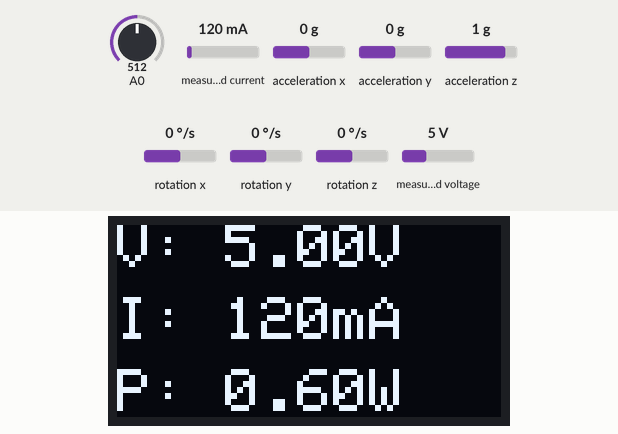
The sketch below on a simulated ESP8266 (NodeMCU). Parts: 128×64 one-colour display. The inputs (shaded band) are chosen by the test bench; at power-on: measured current 120 mA, measured voltage 5 V, A0 = 512, acceleration x 0 g, acceleration y 0 g, acceleration z 1 g, rotation x 0 °/s, rotation y 0 °/s, rotation z 0 °/s. What the sketch prints to the serial monitor is not drawn.

Above: at 7.2 s.
7.3 s: measured current set to 0 mA
At 9.1 s:
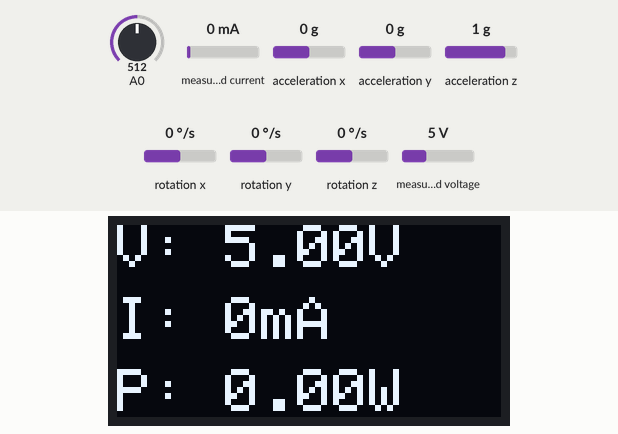
9.7 s: measured voltage set to 0.3 V
At 11.5 s:
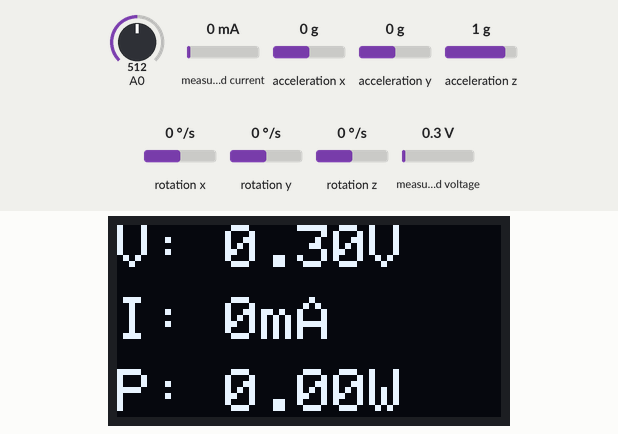
11.8 s: measured current set to 40 mA
At 12.8 s:
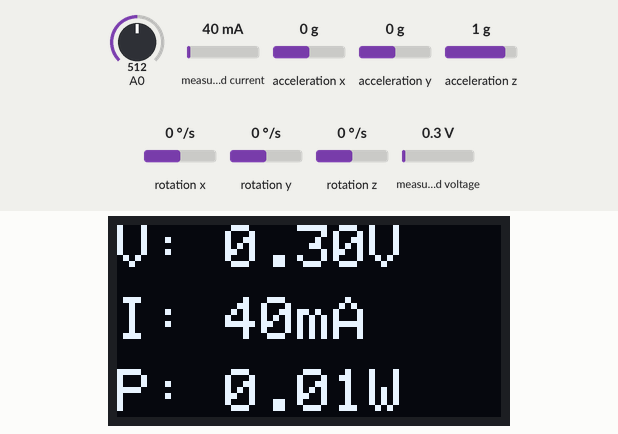
13.9 s: measured voltage set to 3.8 V
At 15.3 s:
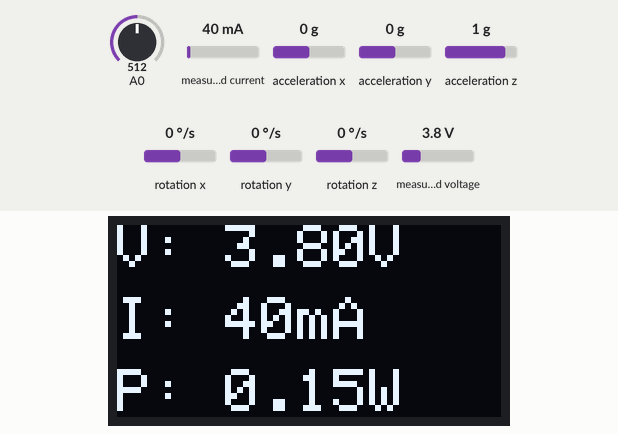
Timing chart, 0 to 16.9 s (numbered marks = the images above; inputs shaded):
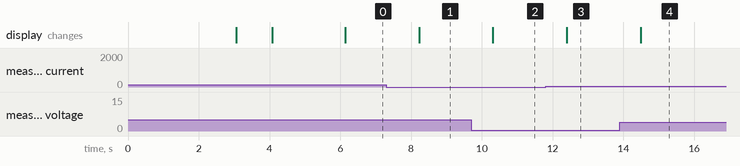

The sketch:

Basic_sensor_module.ino
```cpp
/*********
 Electric (EV) & Autonomous vehicle (AV) module kit
 By FABLab Bangkok
*********/

#include <Wire.h>
#include <Adafruit_INA219.h>
#include <Adafruit_GFX.h>
#include <Adafruit_SSD1306.h>
#include <MPU6050.h>

#define light 2                     // analog pin header of light sensor
const float ADC_REF_VOLTAGE = 5.0;  // Reference voltage (adjust if 3.3V)
const int ADC_RESOLUTION = 4095;    // For 12-bit ADC
Adafruit_INA219 ina219;             // Battery monitoring sensor
//---------------------------------------------------------------------------
MPU6050 mpu;                           // IMU sensor
int16_t axr, ayr, azr, gxr, gyr, gzr;  // Setup IMU variable
// Choose full-scale ranges and matching scale constants
//  Accel: 0=±2g, 1=±4g, 2=±8g, 3=±16g
//  Gyro : 0=±250, 1=±500, 2=±1000, 3=±2000 °/s

const uint8_t ACCEL_RANGE = 1;  // ±4g
const uint8_t GYRO_RANGE = 1;   // ±500 dps

// Scale factors (LSB per unit) for the chosen ranges:
const float ACC_SCALE = 8192.0f;  // LSB/g for ±4g
const float GYR_SCALE = 65.5f;    // LSB/(°/s) for ±500 dps

// Optional: enter your factory/calibrated offsets (in raw LSB units)
const int16_t AX_OFF = 0, AY_OFF = 0, AZ_OFF = 0;
const int16_t GX_OFF = 0, GY_OFF = 0, GZ_OFF = 0;

// Complementary filter state
float roll_deg = 0.0f;   // x-axis rotation
float pitch_deg = 0.0f;  // y-axis rotation
float alpha = 0.98f;     // 0.96–0.99; higher = more gyro trust (gyroscope bias)

uint32_t lastMicros = 0;  // timestamp setup
// (1 Radian = 57.3 degree = 180/PI
static inline float rad2deg(float r) {
  return r * 180.0f / PI;
}
//-----------------------------------------------------------------
int light_value;  // Light sensor value 0-4095
#define SCREEN_WIDTH 128  // OLED display width, in pixels
#define SCREEN_HEIGHT 64  // OLED display height, in pixels

// Declaration for an SSD1306 display connected to I2C (SDA, SCL pins)
// The -1 parameter means no reset pin, which is common for built-in OLEDs.
Adafruit_SSD1306 display(SCREEN_WIDTH, SCREEN_HEIGHT, &Wire, -1);
// 'FabLab Bangkok Logo Black', 128x64px
const unsigned char FABLAB[] PROGMEM = {
  0xff, 0xff, 0xfd, 0xff, 0xff, 0xff, 0xff, 0xff, 0xff, 0xff, 0xff, 0xff, 0xff, 0xff, 0xff, 0xff,
  0xff, 0xff, 0x00, 0x0f, 0xff, 0xff, 0xff, 0xff, 0xff, 0xff, 0xff, 0xff, 0xff, 0xff, 0xff, 0xff,
  0xff, 0xfe, 0x02, 0x07, 0xff, 0xff, 0xff, 0xff, 0xff, 0xff, 0xff, 0xff, 0xff, 0xff, 0xff, 0xff,
  0xff, 0xf8, 0x0f, 0x01, 0xff, 0xff, 0xff, 0xff, 0xff, 0xff, 0xff, 0xff, 0xff, 0xff, 0xff, 0xff,
  0xff, 0xf0, 0x1f, 0x80, 0x7f, 0xff, 0xff, 0xff, 0xff, 0xff, 0xff, 0xff, 0xff, 0xff, 0xff, 0xff,
  0xff, 0xc0, 0x3f, 0xe0, 0x3f, 0xff, 0xff, 0xff, 0xff, 0xff, 0xff, 0xff, 0xff, 0xff, 0xff, 0xff,
  0xff, 0xc0, 0x7f, 0xe0, 0x1f, 0xff, 0xff, 0xff, 0xff, 0xff, 0xff, 0xff, 0xff, 0xff, 0xff, 0xff,
  0xff, 0x80, 0xff, 0xf8, 0x0f, 0xff, 0xff, 0xff, 0xff, 0xff, 0xff, 0xff, 0xff, 0xff, 0xff, 0xff,
  0xff, 0x00, 0x7f, 0xfc, 0x07, 0xff, 0xff, 0xff, 0xff, 0xff, 0xff, 0xfc, 0xff, 0xff, 0xff, 0xff,
  0xfe, 0x00, 0x39, 0xfe, 0x07, 0xff, 0x80, 0xf3, 0xf0, 0x1e, 0xff, 0xfc, 0xff, 0xff, 0xff, 0xff,
  0xfe, 0x00, 0x00, 0x7f, 0x03, 0xff, 0x80, 0xf1, 0xf0, 0x0e, 0xff, 0xfc, 0xff, 0xff, 0xff, 0xff,
  0xfc, 0x00, 0x00, 0x1f, 0x83, 0xff, 0x9f, 0xf1, 0xf3, 0xce, 0xff, 0xfc, 0xff, 0xff, 0xff, 0xff,
  0xf8, 0x70, 0x00, 0x0f, 0xe1, 0xff, 0x9f, 0xe1, 0xf3, 0xce, 0xff, 0xfc, 0xff, 0xff, 0xff, 0xff,
  0xf8, 0xf8, 0x00, 0x0f, 0xf0, 0xff, 0x9f, 0xe1, 0xf3, 0xce, 0xfe, 0x1c, 0x8f, 0xff, 0xff, 0xff,
  0xf1, 0xfc, 0x00, 0x07, 0xf8, 0xff, 0x9f, 0xe4, 0xf3, 0xce, 0xfd, 0xdc, 0x67, 0xff, 0xff, 0xff,
  0xfb, 0xfc, 0x00, 0x07, 0xfc, 0xff, 0x9f, 0xcc, 0xf0, 0x1e, 0xff, 0xcc, 0xe7, 0xff, 0xff, 0xff,
  0xff, 0xfc, 0x00, 0x07, 0xff, 0xff, 0x80, 0xcc, 0xf0, 0x1e, 0xff, 0xcc, 0xf7, 0xff, 0xff, 0xff,
  0xff, 0xfc, 0x00, 0x07, 0xff, 0xbf, 0x80, 0xce, 0x73, 0xce, 0xff, 0x0c, 0xf7, 0xff, 0xff, 0xff,
  0xef, 0xfc, 0x00, 0x07, 0xff, 0x3f, 0x9f, 0xce, 0x73, 0xee, 0xfe, 0x4c, 0xf7, 0xff, 0xff, 0xff,
  0xcf, 0xfe, 0x00, 0x0f, 0xff, 0x1f, 0x9f, 0x80, 0x73, 0xe6, 0xfc, 0xcc, 0xf7, 0xff, 0xff, 0xff,
  0xcf, 0xff, 0x00, 0x0f, 0xff, 0x1f, 0x9f, 0x80, 0x33, 0xe6, 0xfd, 0xcc, 0xf7, 0xff, 0xff, 0xff,
  0xcf, 0xff, 0x00, 0x1f, 0xff, 0x1f, 0x9f, 0x9f, 0x33, 0xce, 0xfd, 0xcc, 0xf7, 0xff, 0xff, 0xff,
  0x8f, 0xff, 0x80, 0x3f, 0xff, 0x1f, 0x9f, 0x3f, 0x30, 0x0e, 0x04, 0xcc, 0x67, 0xff, 0xff, 0xff,
  0x8f, 0xff, 0xf0, 0xff, 0xff, 0x0f, 0x9f, 0x3f, 0x30, 0x1e, 0x06, 0x2d, 0x0f, 0xff, 0xff, 0xff,
  0x8f, 0xff, 0xff, 0xff, 0xff, 0x0f, 0xff, 0xff, 0xff, 0xff, 0xff, 0xff, 0xff, 0xff, 0xff, 0xff,
  0x8f, 0xff, 0xff, 0xff, 0xff, 0x0f, 0xff, 0xff, 0xff, 0xff, 0xff, 0xff, 0xff, 0xff, 0xff, 0xff,
  0x8f, 0xff, 0xff, 0xff, 0xff, 0x0f, 0xff, 0xff, 0xff, 0xff, 0xff, 0xff, 0xff, 0xff, 0xff, 0xff,
  0x8f, 0xff, 0xff, 0xff, 0xff, 0x0f, 0xff, 0xff, 0xff, 0xff, 0xff, 0xff, 0xff, 0xff, 0xff, 0xff,
  0x8f, 0xff, 0xff, 0xff, 0xfe, 0x0f, 0xff, 0xff, 0xff, 0xff, 0xff, 0xff, 0xff, 0xff, 0xff, 0xff,
  0x8f, 0xc7, 0xff, 0xfc, 0x18, 0x0f, 0xff, 0xff, 0xff, 0xff, 0xff, 0xff, 0xff, 0xff, 0xff, 0xff,
  0x0f, 0x83, 0xff, 0xf8, 0x00, 0x0f, 0xff, 0xff, 0xff, 0xff, 0xff, 0xff, 0xff, 0xff, 0xff, 0xff,
  0x0f, 0x01, 0xff, 0xf8, 0x00, 0x0f, 0xff, 0xff, 0xff, 0xff, 0xff, 0xff, 0xff, 0xff, 0xff, 0xff,
  0x0f, 0x00, 0xff, 0xf0, 0x00, 0x0f, 0xff, 0xff, 0xff, 0xff, 0xff, 0xff, 0xff, 0xff, 0xff, 0xff,
  0x0f, 0x00, 0x7f, 0xe0, 0x00, 0x0f, 0xff, 0xff, 0xff, 0xff, 0xff, 0xff, 0xff, 0xff, 0xff, 0xff,
  0x8f, 0x00, 0x7f, 0xe0, 0x00, 0x0f, 0xff, 0xff, 0xff, 0xff, 0xff, 0xff, 0xff, 0xff, 0xff, 0xff,
  0x8f, 0x00, 0x3f, 0xc0, 0x00, 0x0f, 0xff, 0xff, 0xff, 0xff, 0xff, 0xff, 0xff, 0xff, 0xff, 0xff,
  0x8f, 0x00, 0x3f, 0xc0, 0x00, 0x0f, 0xff, 0xff, 0xff, 0xff, 0xfe, 0x7f, 0xff, 0xfc, 0xff, 0xff,
  0x8f, 0x00, 0x3f, 0xc0, 0x01, 0x0f, 0x80, 0xfe, 0x7e, 0x7c, 0xf8, 0x1e, 0x7c, 0xf0, 0x3e, 0xf9,
  0x8f, 0x00, 0x1f, 0xc0, 0x03, 0x0f, 0x80, 0x7c, 0x7e, 0x7c, 0xf0, 0x0e, 0x79, 0xe0, 0x1e, 0xf3,
  0x8f, 0x00, 0x1f, 0x80, 0x07, 0x0f, 0x9e, 0x7c, 0x3e, 0x3c, 0xe3, 0xce, 0x71, 0xc7, 0x9e, 0xf3,
  0x8f, 0x00, 0x1f, 0x80, 0x0f, 0x0f, 0x9e, 0x7c, 0x3e, 0x1c, 0xe7, 0xfe, 0x73, 0xcf, 0x8e, 0xe7,
  0x8f, 0x80, 0x1f, 0x80, 0x0f, 0x1f, 0x9e, 0x79, 0x3e, 0x1c, 0xe7, 0xfe, 0x67, 0x9f, 0xce, 0xe7,
  0xcf, 0x80, 0x1f, 0x80, 0x0f, 0x1f, 0x9c, 0x79, 0x1e, 0x0c, 0xcf, 0xfe, 0x67, 0x9f, 0xce, 0xcf,
  0xcf, 0xc0, 0x1f, 0x80, 0x0f, 0x1f, 0x80, 0xf9, 0x9e, 0x4c, 0xcf, 0xfe, 0x47, 0x9f, 0xee, 0xcf,
  0xcf, 0xc0, 0x1f, 0x80, 0x1f, 0x1f, 0x80, 0xf9, 0x9e, 0x44, 0xcf, 0x8e, 0x47, 0x9f, 0xee, 0x8f,
  0xef, 0xc0, 0x1f, 0x80, 0x1f, 0x3f, 0x9e, 0x73, 0x9e, 0x64, 0xcf, 0x8e, 0x07, 0x9f, 0xce, 0x07,
  0xef, 0xc0, 0x3f, 0xc0, 0x3f, 0x3f, 0x9e, 0x73, 0x8e, 0x70, 0xef, 0xee, 0x13, 0x9f, 0xce, 0x27,
  0xe7, 0xc0, 0x3f, 0xc0, 0x7c, 0x3f, 0x9f, 0x70, 0x0e, 0x70, 0xe7, 0xee, 0x33, 0x9f, 0xce, 0x63,
  0xf3, 0xc0, 0x7f, 0xe0, 0xf8, 0x7f, 0x9e, 0x60, 0x0e, 0x78, 0xe7, 0xee, 0x79, 0xcf, 0x8e, 0x73,
  0xf0, 0xc0, 0xff, 0xf1, 0xf0, 0x7f, 0x9e, 0x67, 0xc6, 0x78, 0xf3, 0xce, 0x79, 0xc7, 0x1e, 0xf3,
  0xf8, 0x40, 0xff, 0xff, 0xe0, 0xff, 0x80, 0x67, 0xe6, 0x7c, 0xf0, 0x0e, 0x7c, 0xe0, 0x3e, 0xf9,
  0xf8, 0x00, 0xff, 0xff, 0xc0, 0xff, 0x80, 0xe7, 0xe6, 0x7c, 0xfc, 0x1e, 0x7c, 0xf0, 0x7e, 0xf9,
  0xfc, 0x00, 0xff, 0xff, 0x81, 0xff, 0xff, 0xff, 0xff, 0xff, 0xff, 0xff, 0xff, 0xff, 0xff, 0xff,
  0xfc, 0x00, 0xff, 0xfe, 0x01, 0xff, 0xff, 0xff, 0xff, 0xff, 0xff, 0xff, 0xff, 0xff, 0xff, 0xff,
  0xfe, 0x00, 0xff, 0xfc, 0x03, 0xff, 0xff, 0xff, 0xff, 0xff, 0xff, 0xff, 0xff, 0xff, 0xff, 0xff,
  0xff, 0x00, 0xff, 0xf8, 0x07, 0xff, 0xff, 0xff, 0xff, 0xff, 0xff, 0xff, 0xff, 0xff, 0xff, 0xff,
  0xff, 0x00, 0xff, 0xf0, 0x0f, 0xff, 0xff, 0xff, 0xff, 0xff, 0xff, 0xff, 0xff, 0xff, 0xff, 0xff,
  0xff, 0x80, 0x7f, 0xe0, 0x0f, 0xff, 0xff, 0xff, 0xff, 0xff, 0xff, 0xff, 0xff, 0xff, 0xff, 0xff,
  0xff, 0xc0, 0x3f, 0x80, 0x1f, 0xff, 0xff, 0xff, 0xff, 0xff, 0xff, 0xff, 0xff, 0xff, 0xff, 0xff,
  0xff, 0xf0, 0x1f, 0x00, 0x3f, 0xff, 0xff, 0xff, 0xff, 0xff, 0xff, 0xff, 0xff, 0xff, 0xff, 0xff,
  0xff, 0xf8, 0x0e, 0x00, 0xff, 0xff, 0xff, 0xff, 0xff, 0xff, 0xff, 0xff, 0xff, 0xff, 0xff, 0xff,
  0xff, 0xfc, 0x06, 0x01, 0xff, 0xff, 0xff, 0xff, 0xff, 0xff, 0xff, 0xff, 0xff, 0xff, 0xff, 0xff,
  0xff, 0xff, 0x06, 0x07, 0xff, 0xff, 0xff, 0xff, 0xff, 0xff, 0xff, 0xff, 0xff, 0xff, 0xff, 0xff,
  0xff, 0xff, 0xfe, 0x3f, 0xff, 0xff, 0xff, 0xff, 0xff, 0xff, 0xff, 0xff, 0xff, 0xff, 0xff, 0xff
};

void setup() {
  Serial.begin(115200);
  pinMode(light, INPUT);
  light_value = analogRead(light);
  // Start I2C Communication SDA = 5 and SCL = 4 on Wemos Lolin32 ESP32 with built-in SSD1306 OLED
  // Make sure these pins match your specific ESP32 board and OLED connection.
  Wire.begin(5, 4);

  // Initialize the OLED display
  if (!display.begin(SSD1306_SWITCHCAPVCC, 0x3C, false, false)) {
    Serial.println(F("SSD1306 allocation failed"));
    for (;;)
      ;  // Don't proceed, loop forever
  }
  delay(2000);  // Pause for 2 seconds to allow the display to initialize
  // Clear the display buffer before drawing anything
  display.clearDisplay();
  // --- Code to display text ---
  // You can add more text with different positions and sizes
  display.setTextSize(2);
  display.setTextColor(SSD1306_WHITE);
  display.setCursor(20, 20);  // Move cursor to x=0, y=20
  display.println("WELCOME");
  delay(1000);
  display.clearDisplay();

  //Display FABLab Bangkok Logo
  display.drawBitmap(0, 0, FABLAB, 128, 64, SSD1306_WHITE);
  display.display();  // Show the content of the buffer on the OLED
  delay(1000);
  display.clearDisplay();

  display.setTextSize(2);
  display.setTextColor(SSD1306_WHITE);
  display.setCursor(10, 10);
  display.println("Initializing INA219...");
  // Display everything that's been drawn to the buffer on the screen
  display.display();
  delay(1000);

  // Clear the display buffer before drawing anything
  display.clearDisplay();

  while (!Serial) {
    ;
  }
  Serial.println("Initializing INA219 for Battery Monitoring...");
  if (!ina219.begin()) {
    Serial.println("Failed to find INA219 chip");
    while (1) {
      delay(10);
    }
  }
  ina219.setCalibration_32V_2A();
  // ****Battery voltage calibration******
  // To use a slightly lower 32V, 1A range (higher precision on amps):
  //ina219.setCalibration_32V_1A();
  // Or to use a lower 16V, 400mA range (higher precision on volts and amps):
  //ina219.setCalibration_16V_400mA();
  delay(1000);  //
  Serial.println("INA219 initialized successfully!");

  // Init MPU6050
  Serial.println("Initializing MPU6050...");
  mpu.initialize();
  if (!mpu.testConnection()) {
    Serial.println("MPU6050 connection failed");
    while (1)
      ;
  } else {
    Serial.println("MPU6050 ready");
  }
  // Set ranges
  mpu.setFullScaleAccelRange(ACCEL_RANGE);
  mpu.setFullScaleGyroRange(GYRO_RANGE);
  // Apply optional offsets (comment out if not calibrated)
  if (AX_OFF || AY_OFF || AZ_OFF || GX_OFF || GY_OFF || GZ_OFF) {
    mpu.setXAccelOffset(AX_OFF);
    mpu.setYAccelOffset(AY_OFF);
    mpu.setZAccelOffset(AZ_OFF);
    mpu.setXGyroOffset(GX_OFF);
    mpu.setYGyroOffset(GY_OFF);
    mpu.setZGyroOffset(GZ_OFF);
  }
  // Seed the filter with accelerometer tilt to avoid a jump at start
  mpu.getMotion6(&axr, &ayr, &azr, &gxr, &gyr, &gzr);
  {
    float ax = axr / ACC_SCALE;
    float ay = ayr / ACC_SCALE;
    float az = azr / ACC_SCALE;
    float accRoll = rad2deg(atan2f(ay, az));
    float accPitch = rad2deg(atan2f(-ax, sqrtf(ay * ay + az * az)));
    roll_deg = accRoll;
    pitch_deg = accPitch;
  }
  lastMicros = micros();
  Serial.println("Ready. Printing roll° and pitch° (complementary filter).");
}
void loop() {
  float busVoltage = ina219.getBusVoltage_V();  // Voltage (V)
  float current_mA = ina219.getCurrent_mA();    // Current (mA)
  float power_mW = ina219.getPower_mW();        // Power (mW)
  Serial.print("Battery Voltage: ");
  Serial.print(busVoltage);
  Serial.println(" V");
  Serial.print("Current:         ");
  Serial.print(current_mA);
  Serial.println(" mA");
  Serial.print("Power:           ");
  Serial.print(power_mW);
  Serial.println(" mW");

  // Light sensor calibration
  light_value = analogRead(light);
  float voltage = light_value * (ADC_REF_VOLTAGE / ADC_RESOLUTION);
  // Convert to lux (approximation)
  // Formula based on tests: lux ≈ (voltage * 2) * 1000
  // This assumes linear output: ~1V = 1000 lux
  // 1V output ≈ 1000 lux (from empirical measurements)
  //Thus, lux = voltage * 1000 / 0.5 = voltage * 2000 (since at 0.5V ≈ 500 lux)
  float lux = (voltage * 2.0) * 1000;

  Serial.print("Raw Light data: ");
  Serial.print(light_value);
  Serial.print(" | Voltage: ");
  Serial.print(voltage);
  Serial.print(" V | Approx Lux: ");
  Serial.println(lux);

  // MPU6050 calibration (acceleration & gyro)
  // Time step (s)
  uint32_t now = micros();
  float dt = (now - lastMicros) * 1e-6f;
  lastMicros = now;
  if (dt <= 0.0f || dt > 0.25f) dt = 0.01f;  // guard against pauses
  // Read MPU6050 (acceleration & gyro)
  mpu.getMotion6(&axr, &ayr, &azr, &gxr, &gyr, &gzr);
  // Convert to physical units
  float ax = axr / ACC_SCALE;  // g
  float ay = ayr / ACC_SCALE;  // g
  float az = azr / ACC_SCALE;  // g
  float gx = gxr / GYR_SCALE;  // deg/s about X
  float gy = gyr / GYR_SCALE;  // deg/s about Y
  // float gz = gzr / GYR_SCALE; // deg/s about Z (yaw rate, not used here)

  // Accelerometer-only angles (degrees)
  // Roll  (x-axis)  = atan2(Ay, Az)
  // Pitch (y-axis)  = atan2(-Ax, sqrt(Ay^2 + Az^2))
  float accRoll = rad2deg(atan2f(ay, az));
  float accPitch = rad2deg(atan2f(-ax, sqrtf(ay * ay + az * az)));

  // Gyro integration (deg) (+= --> x=x+y ---> Roll degree = Roll degree + (gx * dt)
  roll_deg += gx * dt;
  pitch_deg += gy * dt;

  // Complementary filter
  roll_deg = alpha * roll_deg + (1.0f - alpha) * accRoll;
  pitch_deg = alpha * pitch_deg + (1.0f - alpha) * accPitch;

  // Output @ ~50 Hz
  static uint32_t lastPrint = 0;
  if (millis() - lastPrint > 20) {
    lastPrint = millis();
    Serial.print("Roll: ");
    Serial.print(roll_deg, 2);
    Serial.print("°   ");
    Serial.print("Pitch: ");
    Serial.print(pitch_deg, 2);
    Serial.println("°");
  }

  Serial.println("----------------------------");

  // Examine current direction
  if (current_mA > 0) {
    Serial.println("    (Battery is DISCHARGING)");
  } else if (current_mA < 0) {
    Serial.println("    (Battery is CHARGING)");
  } else {
    Serial.println("    (No current flow)");
  }

  Serial.println("");
  // --- OLED Display ---
  display.clearDisplay();
  // Display Voltage
  display.setTextSize(2);
  display.setCursor(0, 0);  // initial position (X, Y)
  display.print("V: ");
  display.print(busVoltage, 2);
  display.println("V");

  // Display current
  display.setTextSize(2);
  display.setCursor(0, 24);
  display.print("I: ");
  display.print(current_mA, 0);
  display.println("mA");

  // Display power
  display.setTextSize(2);
  display.setCursor(0, 48);
  display.print("P: ");
  display.print(power_mW / 1000.0, 2);
  display.println("W");

  display.display();         // Updating information on OLED screen
  delay(1000);
}
```

Measured:
- after the input at 7.3 s, the display: changes after 0.92 s (image 1)
- after the input at 9.7 s, the display: changes after 0.61 s (image 2)
- after the input at 11.8 s, the display: changes after 0.60 s (image 3)
- after the input at 13.9 s, the display: changes after 0.60 s (image 4)
